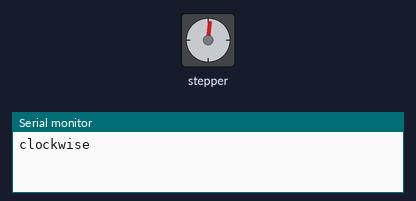
Recording of a sketch running on a simulated Arduino Uno, built with avr-gcc and run on an emulated ATmega328P. On the bench: stepper motor, the last lines printed to the serial monitor. Stepper angles assume 200 steps per turn.

Above: at 0.05 s.
At 0.4 s:
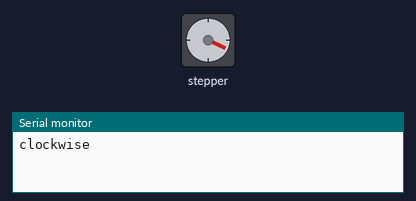
At 0.75 s:
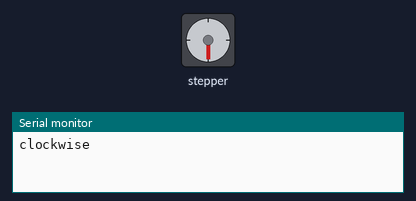
At 1.5 s:
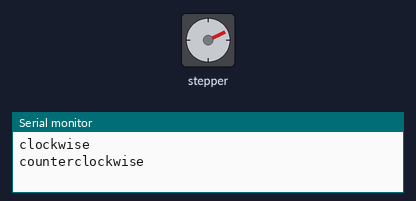
Timing chart, 0 to 4.6 s (numbered marks = the images above):
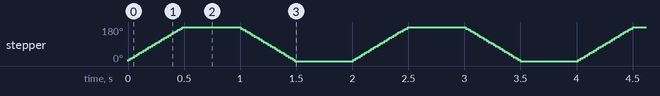

Measured:
- by itself, stepper: turns 180° clockwise in 0.48 s, then 180° counter-clockwise in 0.48 s, repeating every 2.0 s

The sketch:

code.ino
```cpp
//this code is made to use stepper motor with L298N driver
// connections:
// Arduino    |   L298N
//-------------------------
// 8          |   IN1
// 9          |   IN2
// 10         |   IN3
// 11         |   IN4
// GND        |   GND
//            |   GND to power supply GND
//            |   12V to power supply 12V

#include <Stepper.h>

const int stepsPerRevolution = 200; // change this to fit the number of steps per revolution for your motor

// initialize the stepper library on pins 8 through 11:
Stepper myStepper(stepsPerRevolution,8,9,10,11);

 void setup()
 {
  // set the speed at 60 rpm:
  myStepper.setSpeed(60);
  // initialize the serial port:
  Serial.begin(9600);
 }

 void loop()
 {
  // step one revolution in one direction:
  Serial.println("clockwise");
  myStepper.step(100);
  delay(500);

  // step one revolution in the other direction:
  Serial.println("counterclockwise");
  myStepper.step(-100);
  delay(500);
 }
```
